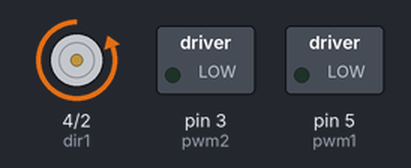
A sketch run on a simulated Arduino Uno, built with avr-gcc and run on an emulated ATmega328P. On the bench: motor-driver pin pairs drawn as motors (green arrow = first pin HIGH = forward, orange = second pin HIGH = backward, longer = more drive), switched loads named in the sketch (green lamp = pin HIGH). What the sketch prints to the serial monitor is not drawn.

Above: at 0.4 s.
Timing chart, 0 to 1.9 s (numbered marks = the images above):
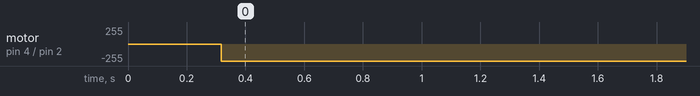

Measured:
- by itself, motor on pin 4 (dir1) / pin 2 (dir2): stopped → backward 255/255 at 0.32 s

The sketch:

GreenW-Robosoccer.ino
```cpp
#include <PS2X_lib.h>  //for v1.6

/******************************************************************
   set pins connected to PS2 controller:
     - 1e column: original
     - 2e colmun: Stef?
   replace pin numbers by the ones you use
 ******************************************************************/
#define PS2_DAT        13  //14
#define PS2_CMD        11  //15
#define PS2_SEL        10  //16
#define PS2_CLK        12  //17

/******************************************************************
   select modes of PS2 controller:
     - pressures = analog reading of push-butttons
     - rumble    = motor rumbling
   uncomment 1 of the lines for each mode selection
 ******************************************************************/
#define pressures   true
//#define pressures   false
//#define rumble      true
#define rumble      false

PS2X ps2x; // create PS2 Controller Class

//right now, the library does NOT support hot pluggable controllers, meaning
//you must always either restart your Arduino after you connect the controller,
//or call config_gamepad(pins) again after connecting the controller.

int error = 0;
byte type = 0;
byte vibrate = 0;
float Rxa, Rya;
int8_t dir1 = 4;
int8_t dir2 = 2;
int8_t pwm1 = 5;
int8_t pwm2 = 3;

void setup() {

  Serial.begin(115200);
  pinMode(dir1, OUTPUT);
  pinMode(dir2, OUTPUT);
  pinMode(pwm1, OUTPUT);
  pinMode(pwm2, OUTPUT);

  delay(300);  //added delay to give wireless ps2 module some time to startup, before configuring it

  //CHANGES for v1.6 HERE!!! **************PAY ATTENTION*************

  //setup pins and settings: GamePad(clock, command, attention, data, Pressures?, Rumble?) check for error
  error = ps2x.config_gamepad(12, 11, 10, 9, pressures, rumble);

  if (error == 0)
  {
    //    Serial.print("Found Controller, configured successful ");
    Serial.print("pressures = ");
    if (pressures)
      Serial.println("true ");
    else
      Serial.println("false");
    Serial.print("rumble = ");
    if (rumble)
      Serial.println("true)");
    else
      Serial.println("false");
    Serial.println("Try out all the buttons, X will vibrate the controller, faster as you press harder;");
    Serial.println("holding L1 or R1 will print out the analog stick values.");
    Serial.println("Note: Go to www.billporter.info for updates and to report bugs.");
  }
  else if (error == 1)
    Serial.println("No controller found, check wiring, see readme.txt to enable debug. visit www.billporter.info for troubleshooting tips");

  else if (error == 2)
    Serial.println("Controller found but not accepting commands. see readme.txt to enable debug. Visit www.billporter.info for troubleshooting tips");

  else if (error == 3)
    Serial.println("Controller refusing to enter Pressures mode, may not support it. ");

  //  Serial.print(ps2x.Analog(1), HEX);

  type = ps2x.readType();
  switch (type) {
    case 0:
      Serial.print("Unknown Controller type found ");
      break;
    case 1:
      Serial.print("DualShock Controller found ");
      break;
    case 2:
      Serial.print("GuitarHero Controller found ");
      break;
    case 3:
      Serial.print("Wireless Sony DualShock Controller found ");
      break;
  }
}
int lxa , lya, rxa, rya;
void loop() {

  ps2x.read_gamepad(false, vibrate);
  vibrate = ps2x.Analog(PSAB_CROSS);

  /*  if (ps2x.Button(PSB_TRIANGLE))
      Serial.println("Triangle pressed");
    if (ps2x.ButtonPressed(PSB_CIRCLE))              //will be TRUE if button was JUST pressed
      Serial.println("Circle just pressed");
    if (ps2x.NewButtonState(PSB_CROSS))              //will be TRUE if button was JUST pressed OR released
      Serial.println("X just changed");
    if (ps2x.ButtonReleased(PSB_SQUARE))             //will be TRUE if button was JUST released
      Serial.println("Square just released");
  */

//   Serial.print(ps2x.Analog(PSS_LX));
//   Serial.print("  ");
//   Serial.print(ps2x.Analog(PSS_LY));
//   Serial.print("  ");
//   Serial.print(ps2x.Analog(PSS_RX));
//   Serial.print("  ");
//   Serial.println(ps2x.Analog(PSS_RY));
//
  lxa = map(ps2x.Analog(PSS_LX), 0 , 255 ,  -120 , 120);
  lya = map(ps2x.Analog(PSS_LY), 0 , 255 ,  127 , -127);
  rxa = map(ps2x.Analog(PSS_RX), 0 , 255 ,  -120 ,  120);
  rya = map(ps2x.Analog(PSS_RY), 0 , 255 ,  100 , -100);

  if(lya>-20&&lya<20)
     lya=0;
  if(rya>-20&&rya<20)
     rya=0;


  //
  //  Rxa = 0.5 * rxa + 0.5 * lxa;
  //  Rya = 0.5 * rya + 0.5 * lya;
  //

  //  digitalWrite(dir1 , 0);
  //  analogWrite(pwm1 , 100);
  if (lya < 0)
  {
    digitalWrite(dir2 , 0);
    analogWrite(pwm2 , lya);
  }
  else
  {
    digitalWrite(dir2 , 1);
    analogWrite(pwm2 , -lya);
  }

  if (rya < 0)
  {
    digitalWrite(dir1 , 1);
    analogWrite(pwm1 , rya);
  } else
  {

    digitalWrite(dir1 , 0);
    analogWrite(pwm1 , -rya);
  }

    Serial.print("Stick Values:");
  Serial.print(rxa);
  Serial.print("   ");
  Serial.print(rya);
  Serial.print("   ");
  Serial.print(lxa);
  Serial.print("   ");
  Serial.print(lya);
  Serial.println("   ");
}//  Serial.println(atan2(rxa,ry
```
